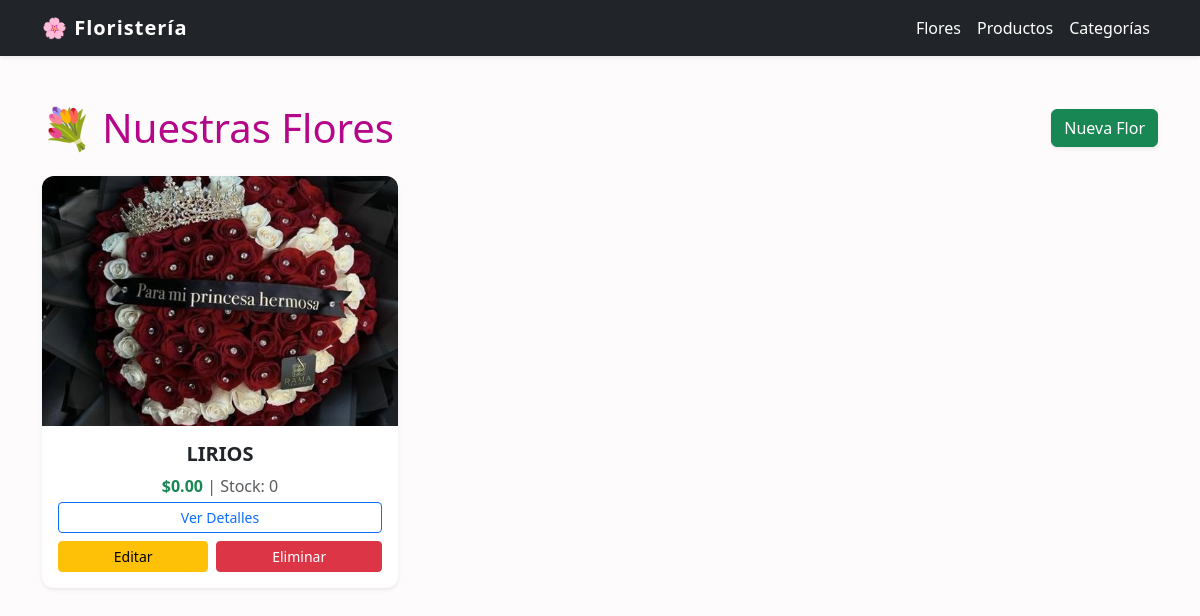
The page / on the database its author committed.
### flor/models.py (models this page shows, shortened)
class Flor(models.Model):
    nombre = models.CharField(max_length=100)
    descripcion = models.TextField()
    precio = models.DecimalField(max_digits=10, decimal_places=2, default=0.00)
    cantidad = models.PositiveIntegerField(default=0)
    imagen = models.ImageField(upload_to='flores/', null=True, blank=True)

### flor/views.py (the view)
# urls.py: path('', views.lista_flor, name='lista_flores'),
def lista_flor(request):
    flores = Flor.objects.all()
    return render(request, 'flor/lista.html', {'flores': flores})

### flor/templates/flor/lista.html (shortened to what this page needs)
{% extends 'flor/base.html' %}
{% load static %}
{% block contenido %}
<div class="d-flex justify-content-between align-items-center mb-4">
    <h1 class="mb-0">💐 Nuestras Flores</h1>
    <a href="{% url 'crear_flor' %}" class="btn btn-success shadow-sm">
         Nueva Flor
    </a>
</div>
<div class="row row-cols-1 row-cols-md-2 row-cols-lg-3 g-4">
    {% for flor in flores %}
    <div class="col">
        <div class="card h-100 shadow-sm border-0">
            {% if flor.imagen %}
                <img src="{{ flor.imagen.url }}" class="card-img-top imagen-ajustada" alt="{{ flor.nombre }}">
            {% else %}
                <img src="{% static 'img/sin-imagen.png' %}" class="card-img-top imagen-ajustada" alt="Sin imagen">
            {% endif %}
            <div class="card-body text-center">
                <h5 class="card-title fw-bold">{{ flor.nombre }}</h5>
                <p class="card-text text-muted mb-1">
                    <span class="fw-bold text-success">${{ flor.precio }}</span> |
                    <span>Stock: {{ flor.cantidad }}</span>
                </p>
                <div class="d-grid gap-2">
                    <button type="button" class="btn btn-outline-primary btn-sm" data-bs-toggle="modal" data-bs-target="#modalFlor{{ flor.id }}">
                        Ver Detalles
                    </button>
                    <div class="d-flex gap-2">
                        <a href="{% url 'editar_flor' flor.id %}" class="btn btn-warning btn-sm flex-fill">Editar</a>
                        <a href="{% url 'eliminar_flor' flor.id %}" class="btn btn-danger btn-sm flex-fill" onclick="return confirm('¿Estás seguro de eliminar esta flor?')">Eliminar</a>
                    </div>
                </div>
            </div>
        </div>
    </div>
    {% empty %}
    <div class="col-12 text-center py-5">
        <p class="fs-4 text-muted">No hay flores registradas aún.</p>
    </div>
    {% endfor %}
</div>
{% endblock %}

### static/estilo.css (style rules this page uses)
:root { --primary-pink: #d81b60; --soft-pink: #fce4ec; --dark-pink: #880e4f; }
body { background-color: #fdfbfb; font-family: 'Segoe UI', Roboto, Helvetica, Arial, sans-serif; color: #b40789; }
.card { transition: all 0.3s cubic-bezier(.25,.8,.25,1); }
.imagen-ajustada { height: 250px; object-fit: cover; border-top-left-radius: 12px; border-top-right-radius: 12px; }
.card { border-radius: 12px; transition: transform 0.2s ease-in-out; }

### rows shown on the page
Flor: imagen (picture), nombre "LIRIOS", precio "0.00", cantidad "0"
